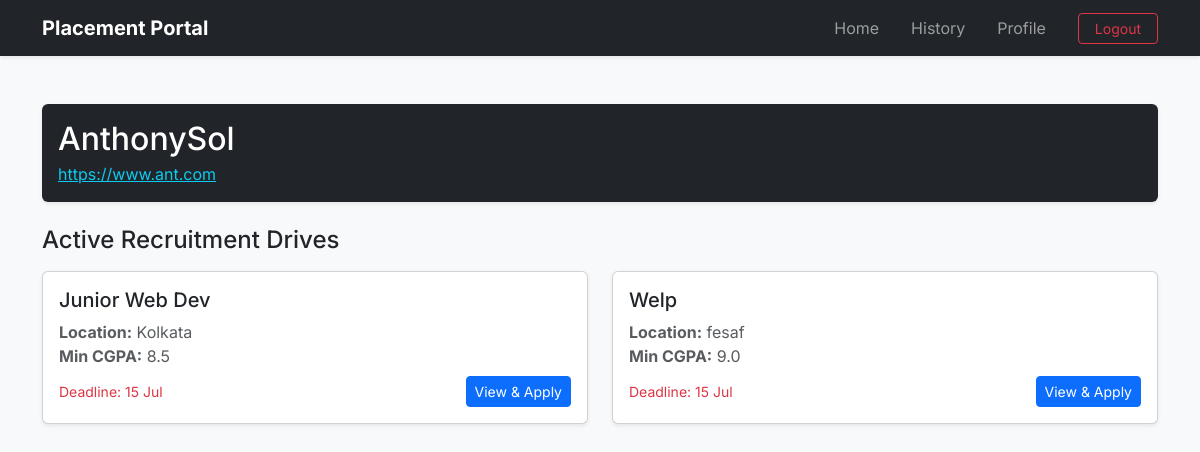
The app's page /company/1/details (signed in) with its own data.
### application/models.py (models this page shows)
class Company(db.Model):
    __tablename__="companies"
    id=db.Column(db.Integer(),primary_key=True)
    user_id=db.Column(db.Integer(),db.ForeignKey("users.id"),nullable=False)
    company_name=db.Column(db.String(200),nullable=False)
    hr_name=db.Column(db.String(100),nullable=True)
    hr_contact=db.Column(db.String(100),nullable=True)
    website=db.Column(db.String(200),nullable=True)
    is_approved=db.Column(db.Boolean(),default=False) # Until Admin toggles this on the company wont be approved and wont be shown in dashboard
    user=db.relationship("User",back_populates="company") #Child side
    drives=db.relationship("PlacementDrive",back_populates="company",cascade="all,delete-orphan") #Parent side

class PlacementDrive(db.Model):
    __tablename__="placement_drives"
    id=db.Column(db.Integer(),primary_key=True)
    company_id=db.Column(db.Integer(),db.ForeignKey("companies.id"),nullable=False)
    job_title=db.Column(db.String(200),nullable=False)
    job_description=db.Column(db.Text(),nullable=False)
    job_location=db.Column(db.String(200),nullable=False)
    eligibility_CGPA=db.Column(db.Float(),nullable=False)
    eligibility_criteria_others=db.Column(db.Text(),nullable=True)
    deadline=db.Column(db.DateTime(),nullable=False)
    status=db.Column(db.String(30),default='Pending') #Pending, Approved, Denied or Closed. Will be done by Admin
    allowed_branches=db.Column(db.Text(),nullable=False)
    allowed_years=db.Column(db.Text(),nullable=False)
    created_at=db.Column(db.DateTime(),default=datetime.now)
    company=db.relationship("Company",back_populates="drives") #Child side
    applications=db.relationship("Application",back_populates="drive",cascade="all,delete-orphan") #Parent side

### application/controllers.py (the view)
@app.route('/company/<int:company_id>/details')
def view_company(company_id):
    if session.get('role')!='student':
        flash("login as student",'danger')
        return redirect(url_for('login'))
    company=Company.query.get_or_404(company_id)
    activeDrives=PlacementDrive.query.filter_by(company_id=company.id,status='Approved').all()
    return render_template('view_company.html',company=company,drives=activeDrives)

### templates/view_company.html
{% extends 'base.html' %}
{% block content %}
<div class="container mt-4">
    <div class="card mb-4 shadow-sm border-0">
        <div class="card-body bg-dark text-white rounded">
            <h2 class="mb-1">{{ company.company_name }}</h2>
            <p class="mb-0 text-info"><a href="{{ company.website }}" class="text-info" target="_blank">{{ company.website }}</a></p>
        </div>
    </div>
    <h4 class="mb-3">Active Recruitment Drives</h4>
    <div class="row">
        {% for drive in drives %}
        <div class="col-md-6 mb-3">
            <div class="card h-100 shadow-sm">
                <div class="card-body">
                    <h5 class="card-title">{{ drive.job_title }}</h5>
                    <p class="card-text text-muted mb-2">
                        <strong>Location:</strong> {{ drive.job_location }}<br>
                        <strong>Min CGPA:</strong> {{ drive.eligibility_CGPA }}
                    </p>
                    <div class="d-flex justify-content-between align-items-center">
                        <small class="text-danger">Deadline: {{ drive.deadline.strftime('%d %b') }}</small>
                        <a href="{{ url_for('view_drive', drive_id=drive.id) }}" class="btn btn-sm btn-primary">View & Apply</a>
                    </div>
                </div>
            </div>
        </div>
        {% else %}
        <div class="col-12">
            <div class="alert alert-light border text-center py-5">
                <p class="mb-0 text-muted">This company currently has no active recruitment drives.</p>
            </div>
        </div>
        {% endfor %}
    </div>
</div>
{% endblock %}

### templates/base.html (style rules this page uses)
body { font-family: 'Inter', sans-serif; }

### records on screen
Company: company_name "AnthonySol", website "https://www.ant.com"
PlacementDrive: job_title "Junior Web Dev", job_location "Kolkata", eligibility_CGPA "8.5", deadline "15 Jul"
PlacementDrive: job_title "Welp", job_location "fesaf", eligibility_CGPA "9.0", deadline "15 Jul"
